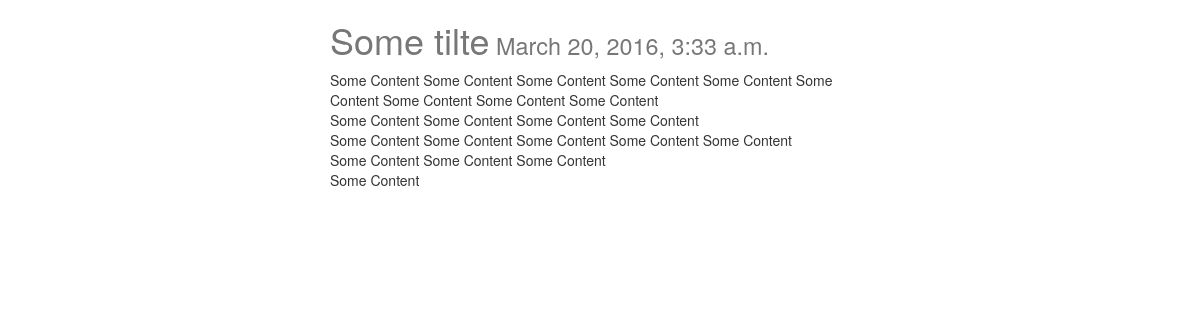
The app's page /post/1/ with its own data.
### post/models.py (models this page shows, shortened)
class Post(models.Model):
	title = models.CharField(max_length=200)
	slug = models.SlugField(unique=True)
	image = models.ImageField(upload_to=upload_location,
			null=True,
			blank=True,
			height_field="height_field",
			width_field="width_field")
	height_field = models.IntegerField(default=0)
	width_field = models.IntegerField(default=0)
	content = models.TextField(max_length=500)
	updated = models.DateTimeField(auto_now=True, auto_now_add=False)
	timestamp = models.DateTimeField(auto_now=False, auto_now_add=True)
	class Meta:
		ordering = ["-timestamp","-updated"]

### post/views.py (the view)
# urls.py: url(r'^(?P<id>\d+)/$', posts_detail, name='detail'),
def posts_detail(request, id=None):
	instance = get_object_or_404(Post, id=id)
	context_data = {
		"title": instance.title,
		"instance": instance,
	}
	return render(request,"post_detail.html", context_data)

### templates/post_detail.html (shortened to what this page needs)
{% extends "base.html" %}
{% block content %}
<div class="col-sm-6 col-sm-offset-3">
  <h1>{{ title }}<small> {{ instance.timestamp }}</small></h1>
  {{ instance.content|linebreaks }}<br/>
</div>
{% endblock content %}

### templates/base.html (shortened to what this page needs)
{% load staticfiles %}
<html>
  <head>
    <link rel="stylesheet" href="https://maxcdn.bootstrapcdn.com/bootstrap/3.3.6/css/bootstrap.min.css">
    <link rel="stylesheet" href="https://maxcdn.bootstrapcdn.com/bootstrap/3.3.6/css/bootstrap-theme.min.css">
    <link rel="stylesheet" href="{% static "css/base.css" %}" />
  </head>
<body>
  <div class="container">
    {% block content %}{% endblock content %}
  </div>
</body>
</html>

### static/CSS/base.css (style rules this page uses)
h1 { color: #777777; }

### records on screen
Post: title "Some tilte", timestamp "March 20, 2016, 3:33 a.m.", content "Some Content Some Content Some Content Some Content Some Content Some Content Some Content Some Content Some Content Some Content Some Content Some Content Some Content Some Content Some Content Some Content Some Content Some Content Some Content Some Content Some Content Some Content"
